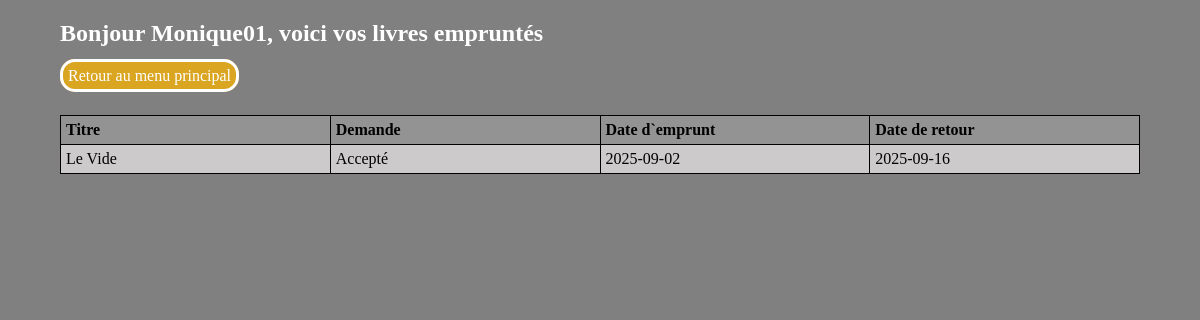
Page /clientEmpruntEnCours.php (signed in) on the committed database.
### tables this page shows
CREATE TABLE `livres_emprunte` (
  `id` int NOT NULL,
  `demande_emprunt` tinyint(1) DEFAULT NULL,
  `date_emprunt` date NOT NULL,
  `date_retour_max` date NOT NULL,
  `date_retour` date DEFAULT NULL,
  `emprunteur_id` int NOT NULL,
  `livres_id` int NOT NULL
);

CREATE TABLE `livres` (
  `id` int NOT NULL,
  `titre` text NOT NULL,
  `auteur` varchar(20) NOT NULL,
  `date_publication` date NOT NULL,
  `nombre_pages` int NOT NULL,
  `bibli_id` int NOT NULL
);

### clientEmpruntEnCours.php (the view, shortened to what this page needs)
<!DOCTYPE html>
<html lang="en">
<head>
    <link rel="stylesheet" href="style/css/style.css">
</head>
<body>
    <?php
    $mysqli = new mysqli($host, $username, $password, $database);
    if (isset($_SESSION["user"])) {
        echo "<h2> Bonjour " . $_SESSION["user"] . ", voici vos livres empruntés</h2>";
    }
    $req = $mysqli->query("SELECT  `demande_emprunt`, `date_emprunt`, `date_retour_max`, `titre` FROM `livres_emprunte` INNER JOIN `livres` ON `livres_id` = livres.id WHERE `emprunteur_id` = 32");
    $result = $req
        ?>
    <nav>
        <a href="clientHomePage.php">Retour au menu principal</a>
    </nav>
    <?php
    echo '<table><tr><th>Titre</th><th>Demande</th><th>Date d`emprunt</th><th>Date de retour</th></tr>';
    while ($row = $result->fetch_assoc()) {
        echo "<tr>";
        echo "<td>" . $row["titre"] . "</td>";
        if ($row["demande_emprunt"] == 1) {
            echo "<td>Accepté</td>";
        } else {
            echo "<td>En traitement</td>";
        }
        echo "<td>" . $row["date_emprunt"] . "</td>";
        echo "<td>" . $row["date_retour_max"] . "</td>";
        echo "</tr>";
    }
    echo "</table>";
    ?>
</body>
</html>

### style/css/style.css (style rules this page uses)
body { background-color: grey; width: 90%; max-width: 1280px; margin: auto; }
h1, h2, h3, p, legend { color: white; }
nav { margin-bottom: 30px; }
nav a { text-decoration: none; color: white; background-color: goldenrod; border: solid; border-radius: 15px; padding: 5px; }
table, th, td { text-align: left; color: black; border: 1px solid black; border-collapse: collapse; padding: 5px; table-layout: fixed; }
table { width: 100%; }
tr:nth-child(odd) { background-color: #949393; }
tr:nth-child(even) { background-color: #cccaca; }

### rows in the picture
livres_emprunte: livres.titre "Le Vide", demande_emprunt "Accepté", date_emprunt "2025-09-02", date_retour_max "2025-09-16"

### other values in the picture
$_SESSION["user"] "Monique01"
